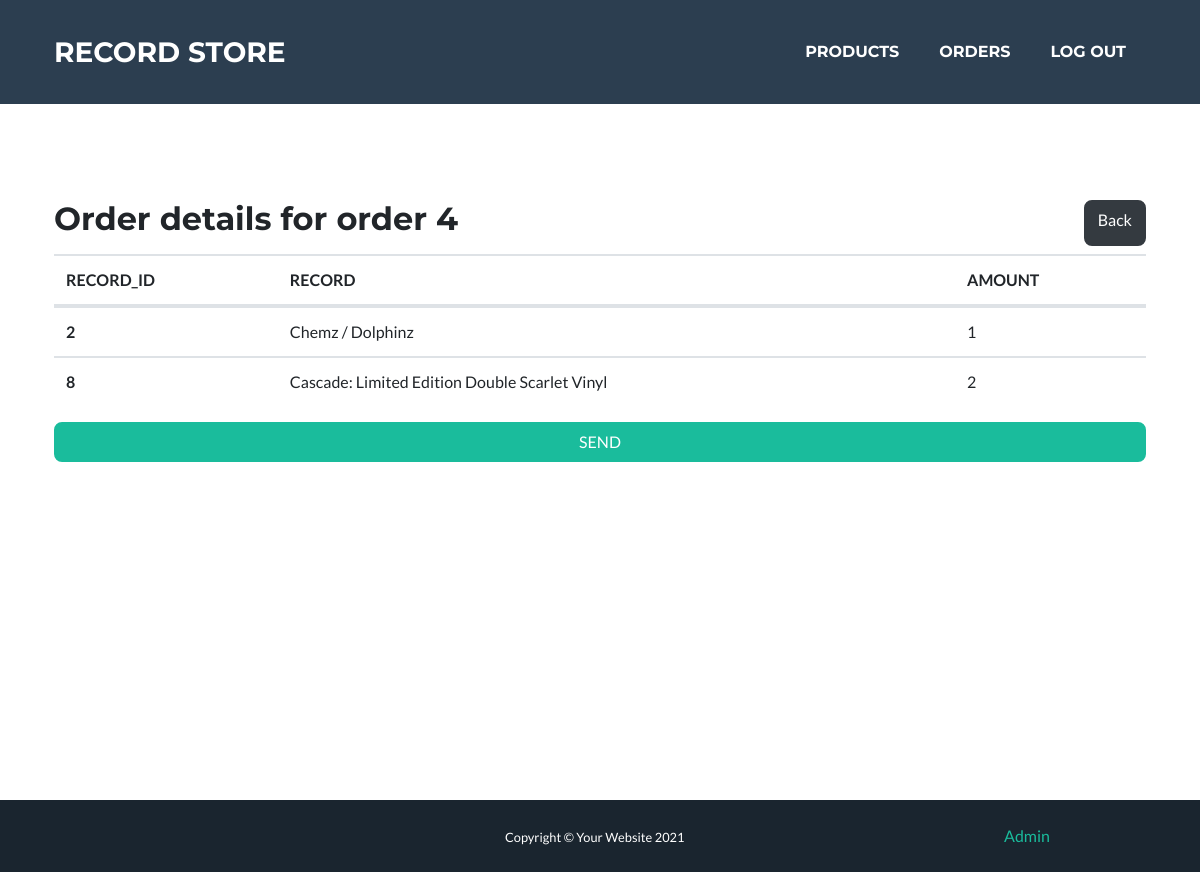
/admin/orders/4 (signed in), run on the app's committed database.
### tables this page shows
CREATE TABLE `orders` (
  `id_order` int(11) NOT NULL,
  `sent` tinyint(1) DEFAULT NULL,
  `timestamp` timestamp NULL DEFAULT CURRENT_TIMESTAMP,
  `id_customer` int(11) NOT NULL
);

CREATE TABLE `order_details` (
  `orders_id_order` int(11) NOT NULL,
  `records_id_record` int(11) NOT NULL,
  `amount` int(11) DEFAULT NULL
);

CREATE TABLE `records` (
  `id_record` int(11) NOT NULL,
  `title` varchar(200) DEFAULT NULL,
  `description` varchar(1000) DEFAULT NULL,
  `price` decimal(11,2) DEFAULT NULL,
  `year_released` year(4) DEFAULT NULL,
  `cover` varchar(45) DEFAULT NULL,
  `stock` int(11) NOT NULL,
  `for_sale` tinyint(1) NOT NULL DEFAULT '1'
);

### models/Database.php (called while the page is built, shortened)
<?php
class Database
{
    private $conn = null;
    public function __construct($database, $username = "root", $password = "root", $servername = "localhost")
    {
        $dsn = "mysql:host=$servername;dbname=$database;charset=UTF8";
        try {
            $this->conn = new PDO($dsn, $username, $password);
            $this->conn->setAttribute(PDO::ATTR_ERRMODE, PDO::ERRMODE_EXCEPTION);
        } catch (PDOException $e) {
            echo "Connection failed: " . $e->getMessage();
        }
    }
    private function execute($statement, $input_parameters = [])
    {
        try {
            $stmt = $this->conn->prepare($statement);
            $stmt->execute($input_parameters);
            return $stmt;
        } catch (PDOException $e) {
            echo "Error: " . $e->getMessage() . "<br>";
            throw new Exception($e->getMessage());
        }
    }
    public function select($statement, $input_parameters = [])
    {
        $stmt = $this->execute($statement, $input_parameters);
        return $stmt->fetchAll();
    }
}

### models/AdminModel.php (called while the page is built, shortened)
<?php
class AdminModel
{
    private $db;
    public function __construct($database)
    {
        $this->db = $database;
    }
    public function fetchOrderById($id)
    {
        $statement = "SELECT orders.id_order, records.title, records.id_record, order_details.amount, orders.sent FROM orders
        JOIN order_details ON order_details.orders_id_order = orders.id_order
        JOIN records ON records.id_record = order_details.records_id_record
        WHERE orders.id_order = :id";
        $parameters = array(":id" => $id);
        $order = $this->db->select($statement, $parameters);
        return $order;
    }
}

### views/AdminView.php (the view, shortened to what this page needs)
<?php
class AdminView
{
    public function viewHeader($title)
    {
        include_once("views/partials/header.php");
    }
    public function viewFooter()
    {
        include_once("views/partials/footer.php");
    }
    public function viewTableRowOrderDetails($order)
    {
        $tableRow = <<<HTML
            <tr>
            <th scope="row">$order[id_record]</th>
            <td>
                $order[title]
            </td>
            <td>
                $order[amount]
            </td>
            </tr>
        HTML;
        echo $tableRow;
    }
    public function viewOrderDetails($order)
    {
        $idOrder = $order[0];
        $destination = URLROOT . "admin/orders";
        $tableStart = <<<HTML
        <div class="container masthead min-vh-100">
            <div class='d-flex justify-content-between'>
                <h2>Order details for order $idOrder[id_order]</h2>
                <a href='$destination' class='btn btn-dark'>Back</a>
            </div>
            <table class="table mt-2">
                <thead>
                    <tr>
                    <th scope="col">RECORD_ID</th>
                    <th scope="col">RECORD</th>
                    <th scope="col">AMOUNT</th>
                </thead>
                <tbody>
        HTML;
        echo $tableStart;
        foreach ($order as $orderDetails) {
            $this->viewTableRowOrderDetails($orderDetails);
        }
        $tableEnd = <<<HTML
            </tbody>
            </table>
        HTML;
        echo $tableEnd;
        if (!$idOrder["sent"])
            echo
            "<form action='#' method='POST'>
            <input class='btn btn-primary btn-block' type='submit' value='SEND'/>
            </form>";
        echo "</div>";
    }
}

### data on the page
orders: id_order "4"
order_details: records_id_record.id_record "2", records_id_record.title "Chemz / Dolphinz", amount "1"
order_details: records_id_record.id_record "8", records_id_record.title "Cascade: Limited Edition Double Scarlet Vinyl", amount "2"

### other printed values
$listItem[title] "PRODUCTS"
$listItem[title] "ORDERS"
$listItem[title] "LOG OUT"
